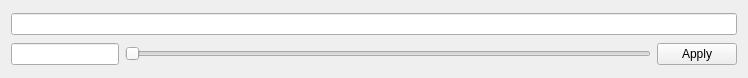
<?xml version="1.0" encoding="UTF-8"?>
<ui version="4.0">
 <class>paramSlider</class>
 <widget class="QWidget" name="paramSlider">
  <property name="geometry">
   <rect>
    <x>0</x>
    <y>0</y>
    <width>748</width>
    <height>78</height>
   </rect>
  </property>
  <property name="windowTitle">
   <string>Form</string>
  </property>
  <layout class="QGridLayout" name="gridLayout">
   <item row="1" column="0">
    <layout class="QHBoxLayout" name="horizontalLayout">
     <item>
      <widget class="QLineEdit" name="currentValue">
       <property name="sizePolicy">
        <sizepolicy hsizetype="Fixed" vsizetype="Fixed">
         <horstretch>10</horstretch>
         <verstretch>0</verstretch>
        </sizepolicy>
       </property>
      </widget>
     </item>
     <item>
      <widget class="QSlider" name="slider">
       <property name="orientation">
        <enum>Qt::Horizontal</enum>
       </property>
      </widget>
     </item>
     <item>
      <widget class="QPushButton" name="applyPB">
       <property name="sizePolicy">
        <sizepolicy hsizetype="Preferred" vsizetype="Fixed">
         <horstretch>0</horstretch>
         <verstretch>0</verstretch>
        </sizepolicy>
       </property>
       <property name="text">
        <string>Apply</string>
       </property>
      </widget>
     </item>
    </layout>
   </item>
   <item row="0" column="0">
    <layout class="QVBoxLayout" name="verticalLayout_2">
     <item>
      <widget class="QLineEdit" name="title"/>
     </item>
    </layout>
   </item>
  </layout>
 </widget>
 <resources/>
 <connections/>
</ui>
